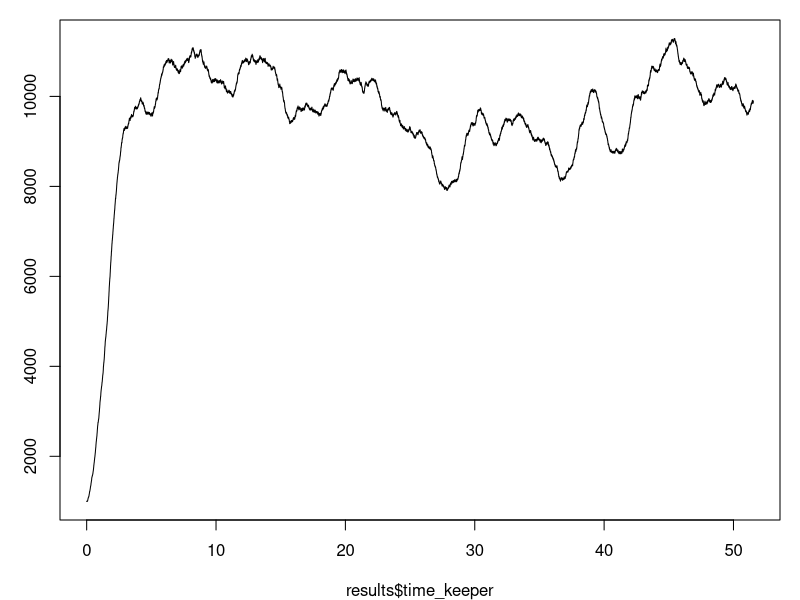
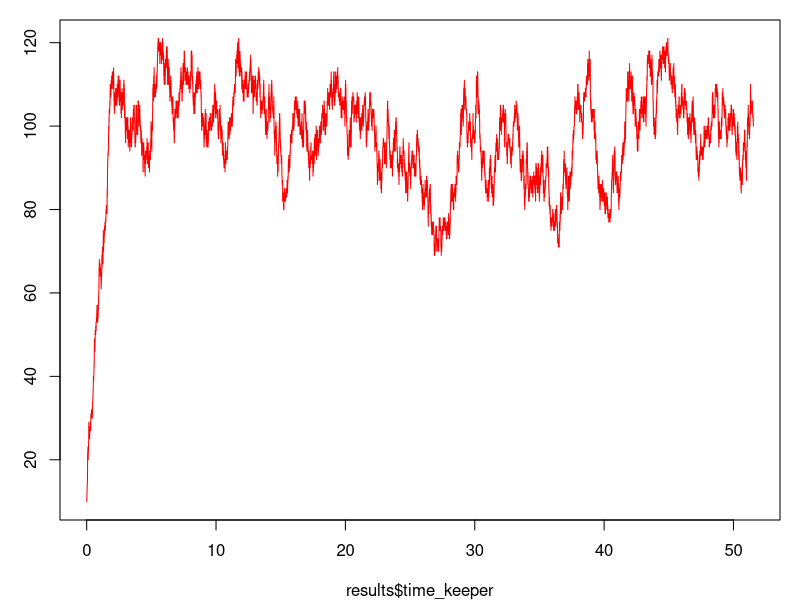

These charts were generated, in order, by the following R code:
#x1 is mRNA which has low amount, 10
#x2 is protein which is abundant, 1000
##### Initialisation #####
x1 <- 10
x2 <- 1000
iteration <- 1e6

beta1 <- 1
beta2 <- 1
lamda1 <- 100
lamda2 <- 100

#auto regulation, suppose reduction of protein could lead to increase of mRNA production rate
gillespie <- function(x1, x2, iteration, K, beta1, beta2, lamda1, lamda2){
    
    time_keeper <- c()
    x1_storage <- x2_storage <-c()
    
    time_keeper[1] <- 0
    x1_storage[1] <- x1
    x2_storage[1] <- x2

    #calculate rate of change in x1 and x2, both birth and death
    for (i in 2:iteration){
        x1_birth <- lamda1 
        x1_death <- x1 * beta1
      
        x2_death <- x2 * beta2
        x2_birth <- x1 * lamda2
    
        #total rate of change of x_1 and x_2
        Tot_rate <- sum(x1_birth, x1_death, x2_birth, x2_death)
        time_keeper[i] <- rexp(1,Tot_rate) + time_keeper[i-1]
    
        #choose which event takes place
        #based on which event takes place, update x1 or x2 accordingly
        u_event <- runif(1,0,1)
        
        stick_frac <- c(0, x1_birth, x1_death, x2_birth, x2_death)
        stick <- cumsum(stick_frac)/Tot_rate
        u_event <- runif(1)
        which_event <- tail(which(u_event>stick),1)
        
        if (which_event == 1){ #x1_birth
          x1 <- x1 + 1
        } 
        if (which_event == 2) { #x1_death
          x1 <- x1 - 1
        }
        if (which_event == 3) { #x2_birth
          x2 <- x2 + 1
        }
        if (which_event == 4) { #x2_death
          x2 <- x2 - 1
        }
        
        #store new x1 and x2 values
        x1_storage[i] <- x1
        x2_storage[i] <- x2
    }
    return(list("x1_storage" = x1_storage,
                "x2_storage" = x2_storage,
                "time_keeper" = time_keeper))
}
results <- gillespie(x1, x2, iteration, K, beta1, beta2, lamda1, lamda2)
par(mfrow=c(1,1),mar=c(4,3,1,1))
plot(results$time_keeper, results$x2_storage,type="l")
par(new=FALSE)
plot(results$time_keeper, results$x1_storage,type="l", col = "red")


